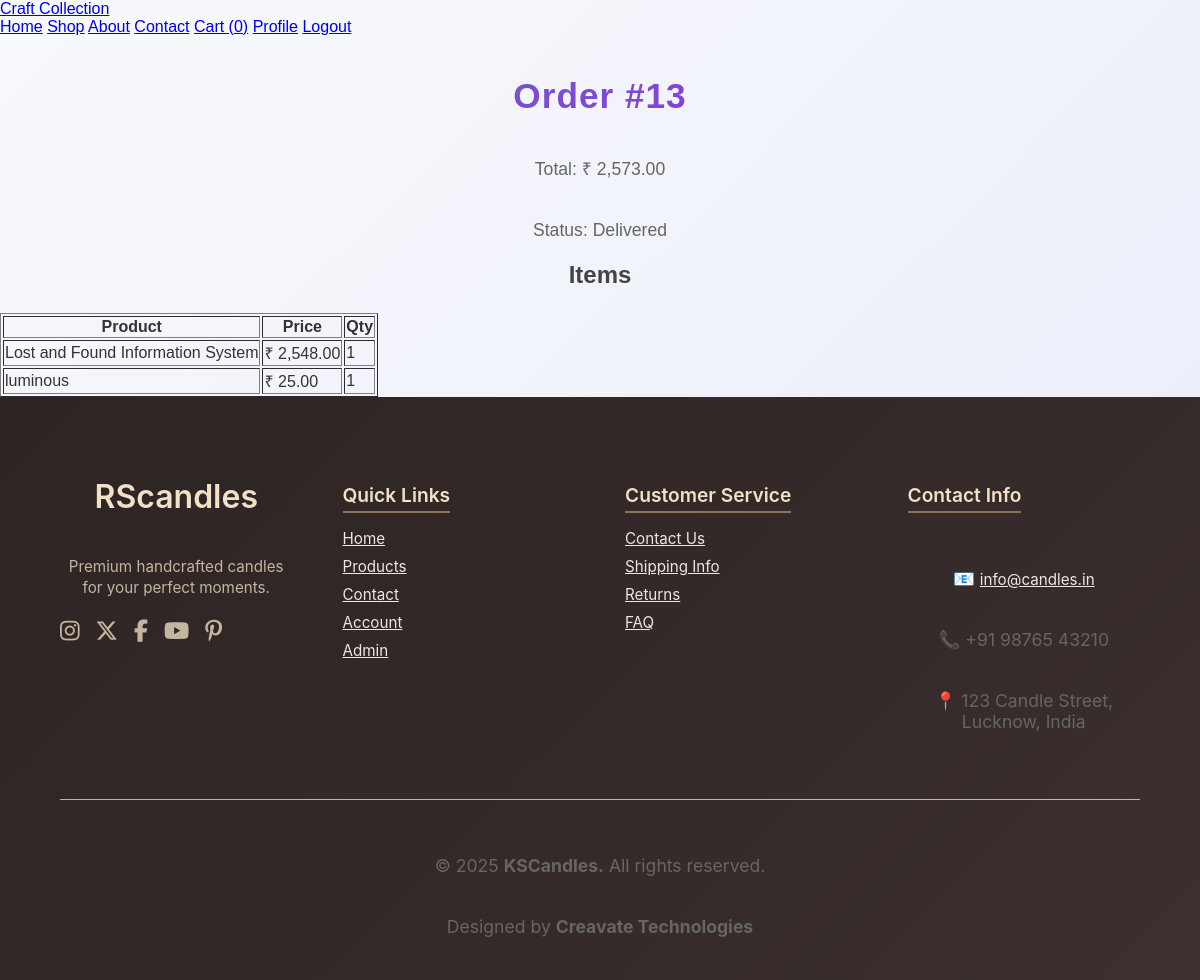
The app's page /user/order_details.php?id=13 (signed in) with its own data.
### tables this page shows
CREATE TABLE `orders` (
  `id` int(11) NOT NULL,
  `user_id` int(11) DEFAULT NULL,
  `name` varchar(100) DEFAULT NULL,
  `email` varchar(150) DEFAULT NULL,
  `address` text DEFAULT NULL,
  `total` decimal(10,2) DEFAULT NULL,
  `status` varchar(50) DEFAULT 'Pending',
  `payment_status` varchar(50) DEFAULT 'Pending',
  `payment_proof` varchar(255) DEFAULT NULL,
  `utr_number` varchar(50) DEFAULT NULL,
  `payment_method` varchar(50) DEFAULT NULL,
  `created_at` timestamp NOT NULL DEFAULT current_timestamp(),
  `order_date` datetime DEFAULT current_timestamp(),
  `phone` varchar(20) DEFAULT NULL,
  `city` varchar(100) DEFAULT NULL,
  `state` varchar(100) DEFAULT NULL,
  `pincode` varchar(15) DEFAULT NULL,
  `landmark` varchar(255) DEFAULT NULL
);

CREATE TABLE `order_items` (
  `id` int(11) NOT NULL,
  `order_id` int(11) DEFAULT NULL,
  `product_id` int(11) DEFAULT NULL,
  `quantity` int(11) DEFAULT NULL,
  `price` decimal(10,2) DEFAULT NULL,
  `product_name` varchar(255) DEFAULT NULL
);

### user/order_details.php (the view, shortened to what this page needs)
<?php
require_once __DIR__ . '/../includes/db.php';
$uid = $_SESSION['user_id'];
$order_id = (int)($_GET['id'] ?? 0);
$stmt = $conn->prepare("SELECT * FROM orders WHERE id = ? AND user_id = ? LIMIT 1");
$stmt->bind_param("ii", $order_id, $uid); $stmt->execute();
$order = $stmt->get_result()->fetch_assoc();
$items = $conn->prepare("SELECT * FROM order_items WHERE order_id = ?");
$items->bind_param("i",$order_id); $items->execute(); $itemsRes = $items->get_result();
require __DIR__ . '/../includes/header.php';
?>
<h1>Order #<?= $order_id ?></h1>
<p>Total: ₹ <?= number_format($order['total'],2) ?></p>
<p>Status: <?= htmlspecialchars($order['status']) ?></p>
<h3>Items</h3>
<table border="1"><thead><tr><th>Product</th><th>Price</th><th>Qty</th></tr></thead>
<tbody>
<?php while($it = $itemsRes->fetch_assoc()): ?>
<tr>
  <td><?= htmlspecialchars($it['product_name']) ?></td>
  <td>₹ <?= number_format($it['price'],2) ?></td>
  <td><?= (int)$it['quantity'] ?></td>
</tr>
<?php endwhile; ?>
</tbody></table>
<?php require __DIR__ . '/../includes/footer.php'; ?>

### includes/header.php (style rules this page uses)
body { font-family: "Poppins", sans-serif; background: linear-gradient(135deg, #f8f9fc, #e8ebf9); color: #333; margin: 0; padding: 0; }
h1 { text-align: center; margin: 40px 0 25px; font-size: 2.2rem; background: linear-gradient(135deg, #5f72bd, #9b23ea); -webkit-background-clip: text; -webkit-text-fill-color: transparent; letter-spacing: 1px; }
p { text-align: center; font-size: 1.1rem; color: #666; margin-top: 40px; }
h3 { text-align: center; font-size: 1.5rem; color: #444; margin-top: 20px; }

### records on screen
orders: total "2,573.00", status "Delivered"
order_items: product_name "Lost and Found Information System", price "2,548.00", quantity "1"
order_items: product_name "luminous", price "25.00", quantity "1"

### other values on screen
SITE_NAME "Craft Collection"
array_sum($_SESSION['cart'] ?? []) ?: 0 "0"
$order_id "13"
